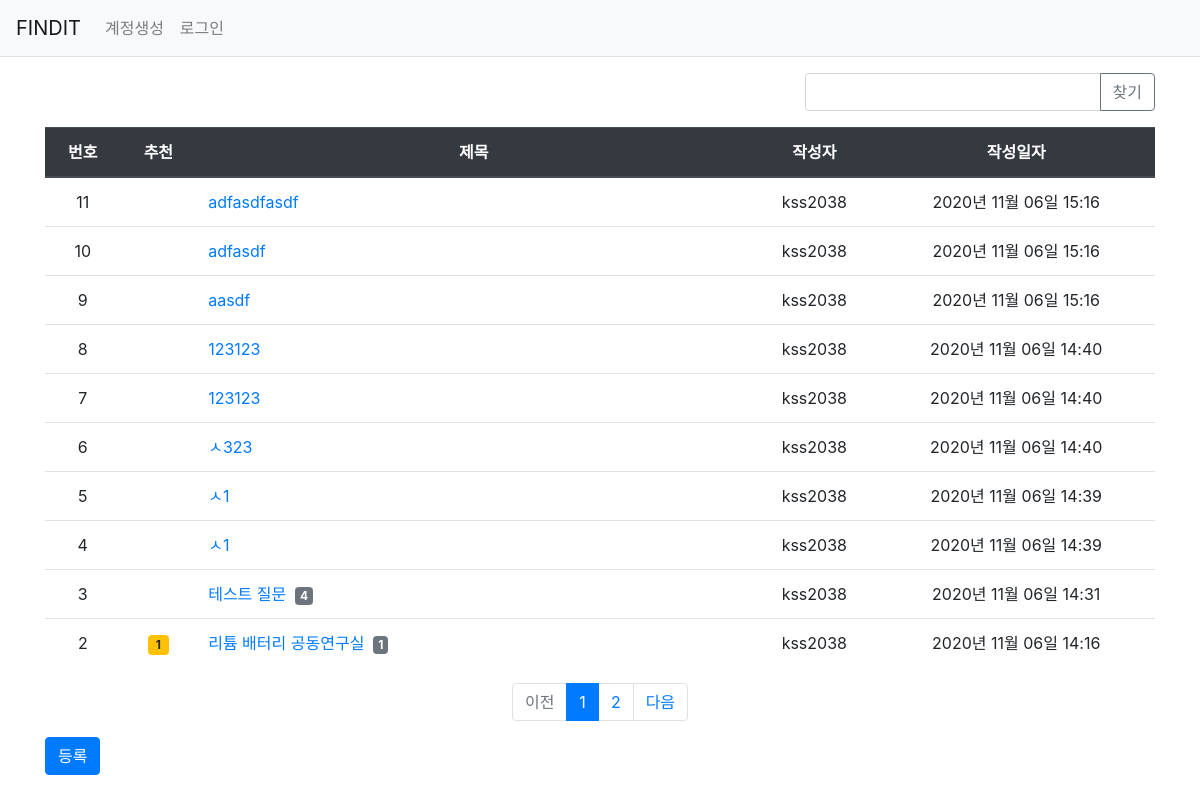
Page /question/list/ on the committed database.
### pybo/models.py (models this page shows)
class Question(db.Model):
    id = db.Column(db.Integer, primary_key=True)
    subject = db.Column(db.String(200), nullable=False)
    content = db.Column(db.Text(), nullable=False)
    create_date = db.Column(db.DateTime(), nullable=False)
    user_id = db.Column(db.Integer, db.ForeignKey('user.id', ondelete="CASCADE"), nullable=False)
    user = db.relationship('User', backref=db.backref('question_set'))
    modify_date = db.Column(db.DateTime(), nullable=True)
    voter = db.relationship('User', secondary=question_voter, backref=db.backref('question_voter_set'))

class User(db.Model):
    id = db.Column(db.Integer, primary_key=True)
    userid = db.Column(db.String(150), unique=True, nullable=False)
    password = db.Column(db.String(200), nullable=False)
    email = db.Column(db.String(120), unique=True, nullable=False)

### pybo/views/question_views.py (the view, shortened to what this page needs)
@bp.route('/list/')
def _list():
    page = request.args.get('page', type=int, default=1)
    kw = request.args.get('kw', type=str, default='')
    question_list = Question.query.order_by(Question.create_date.desc())
    question_list = question_list.paginate(page, per_page=10)
    return render_template('question/question_list.html', question_list=question_list, page=page, kw=kw)

### pybo/filter.py (called while the page is built)
def format_datetime(value, fmt="%Y년 %m월 %d일 %H:%M"):
    return value.strftime(fmt.encode('unicode-escape').decode()).encode().decode('unicode-escape')

### pybo/views/auth_views.py (called while the page is built)
@bp.before_app_request
def load_logged_in_user():
    user_id = session.get('user_id')
    if user_id is None:
        g.user = None
    else:
        g.user = User.query.get(user_id)

### pybo/templates/question/question_list.html (shortened to what this page needs)
{% extends 'base.html' %}
{% block content %}
<link rel="stylesheet" href="{{ url_for('static', filename='bootstrap.min.css') }}">
<div class="container my-3">
    <div class="row justify-content-end my-3">
        <div class="col-4 input-group">
            <input type="text" class="form-control kw" value="{{ kw or '' }}">
            <div class="input-group-append">
                <button class="btn btn-outline-secondary" type="button" id="btn_search">찾기</button>
            </div>
        </div>
    </div>
    <table class="table">
        <thead>
            <tr class="thead-dark text-center">
                <th>번호</th>
                <th>추천</th>
                <th style="width:50%;">제목</th>
                <th>작성자</th>
                <th>작성일자</th>
            </tr>
        </thead>
        <tbody>
        {% if question_list.items %}
            {% for question in question_list.items %}
            <tr class="text-center">
                <td>{{ question_list.total - ((question_list.page-1)*question_list.per_page) - loop.index0 }}</td>
                <td>
                    {% if question.voter|length > 0 %}
                    <span class="badge badge-warning px-2 py-1">{{ question.voter|length }}</span>
                    {% endif %}
                </td>
                <td class="text-left"><a href="{{ url_for('question.detail', question_id=question.id) }}">{{ question.subject }}</a>
                    {% if question.answer_set|length > 0 %}
                    &nbsp;<span class="badge badge-secondary">{{ question.answer_set|length }}</span>
                    {% endif %}
                </td>
                <td>{{ question.user.userid }}</td>
                <td>{{ question.create_date|datetime }}</td>
            </tr>
            {% endfor %}
        {% else %}
            <tr>
                <td class="text-center" colspan="4">질문이 없습니다.</td>
            </tr>
        {% endif %}
        </tbody>
    </table>
    <ul class="pagination justify-content-center">
        {% if question_list.has_prev %}
        <li class="page-item">
            <a class="page-link" daga-page="{{ question_list.prev_num }}" href="#">이전</a>
        </li>
        {% else %}
        <li class="page-item disabled">
            <a class="page-link" tabindex="-1" aria-disabled="true" href="#">이전</a>
        </li>
        {% endif %}
        {% for page_num in question_list.iter_pages() %}
            {% if page_num %}
                {% if page_num != question_list.page %}
                <li class="page-item">
                    <a class="page-link" data-page="{{ page_num }}" href="#">{{ page_num }}</a>
                </li>
                {% else %}
                <li class="page-item active" aria-current="page">
                    <a class="page-link" href="#">{{ page_num }}</a>
                </li>
                {% endif %}
            {% else %}
                <li class="disabled">
                    <a class="page-link" href="#">...</a>
                </li>
            {% endif %}
        {% endfor %}
        {% if question_list.has_next %}
        <li class="page-item">
            <a class="page-link" data-page="{{ question_list.next_num }}"href="#">다음</a>
        </li>
        {% else %}
        <li class="page-item disabled">
            <a class="page-link" tabindex="-1" aria-disabled="true" href="#">다음</a>
        </li>
        {% endif %}
    </ul>
    <a class="btn btn-primary" href="{{ url_for('question.create') }}">등록</a>
</div>
{% endblock %}

### rows in the picture
Question: id "11", subject "adfasdfasdf", user.userid "kss2038", create_date "2020년 11월 06일 15:16"
Question: id "10", subject "adfasdf", user.userid "kss2038", create_date "2020년 11월 06일 15:16"
Question: id "9", subject "aasdf", user.userid "kss2038", create_date "2020년 11월 06일 15:16"
Question: id "8", subject "123123", user.userid "kss2038", create_date "2020년 11월 06일 14:40"
Question: id "7", subject "123123", user.userid "kss2038", create_date "2020년 11월 06일 14:40"
Question: id "6", subject "ㅅ323", user.userid "kss2038", create_date "2020년 11월 06일 14:40"
Question: id "5", subject "ㅅ1", user.userid "kss2038", create_date "2020년 11월 06일 14:39"
Question: id "4", subject "ㅅ1", user.userid "kss2038", create_date "2020년 11월 06일 14:39"
Question: id "3", subject "테스트 질문", answer_set|length "4", user.userid "kss2038", create_date "2020년 11월 06일 14:31"
Question: id "2", voter|length "1", subject "리튬 배터리 공동연구실", answer_set|length "1", user.userid "kss2038", create_date "2020년 11월 06일 14:16"

### other values in the picture
{{ page_num }} "1"
{{ page_num }} "2"
